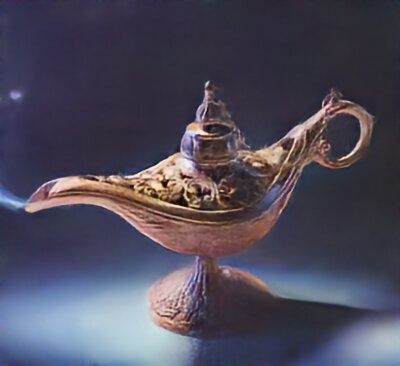
#> input picture lamp/lamp.jpg, 400 x 366 px, found by its file name
$ python k-means.py
#> lines starting #> are read from the running program, lines starting #| are printed output that depends on the picture
import numpy as np
import matplotlib.pyplot as plt
from sklearn.cluster import KMeans
from skimage import io, color
from skimage import img_as_ubyte
from skimage.util import view_as_blocks

def rle_encode(diff):
    diff_flat = diff.flatten()
    rle_result = []
    count = 1
    for i in range(1, len(diff_flat)):
        if diff_flat[i] == diff_flat[i - 1]:
            count += 1
        else:
            rle_result.extend([diff_flat[i - 1], count])
            count = 1
    rle_result.extend([diff_flat[-1], count])
    return rle_result

# Завантаження та конвертація зображення в відтінки сірого
image = io.imread("lamp.jpg")
#> image is the input picture: shape (366, 400, 3); mean R, G, B 78, 74.4, 90.9
gray_image = color.rgb2gray(image)
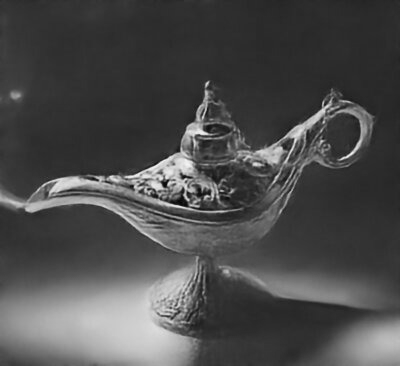
#> gray_image: shape (366, 400) float64; min 0.0217, max 0.964, mean 0.3

# Перетворення зображення у вектор для кластеризації
data = gray_image.reshape((-1, 1))

# Кластеризація методом K-Means (2 класи - фон та об'єкт)
kmeans = KMeans(n_clusters=2, random_state=42)
kmeans.fit(data)
segmented_image = kmeans.labels_.reshape(gray_image.shape)

# Кодування диференціалів для стискання
differential_coding = np.diff(segmented_image.flatten(), axis=0)
rle_encoded = rle_encode(differential_coding)

# Відобразимо результати
plt.figure(figsize=(12, 4))

plt.subplot(141)
plt.imshow(gray_image, cmap='gray')
plt.title('Original Image')

plt.subplot(142)
plt.imshow(segmented_image, cmap='viridis')
plt.title('Segmented Image (K-Means)')

plt.subplot(143)
plt.plot(differential_coding, color='blue')
plt.title('Differential Coding')

plt.subplot(144)
plt.plot(rle_encoded, color='blue')
plt.title('RLE Encoded Differential Coding')
plt.show()
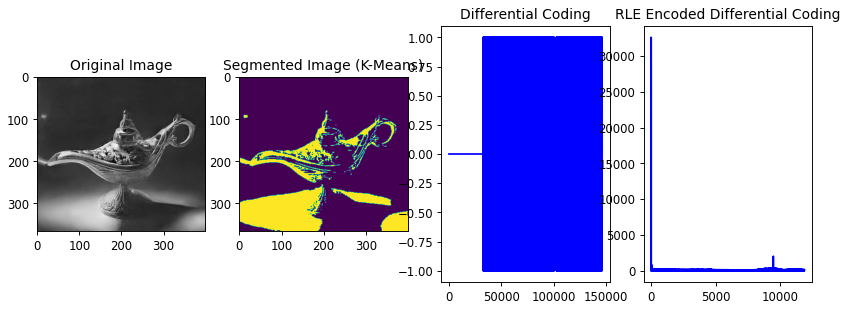
#> figure drawn by matplotlib, 4 panels; panel 3: curve peaks at x = 32607, y = 1; panel 4: curve peaks at x = 1, y = 32607
